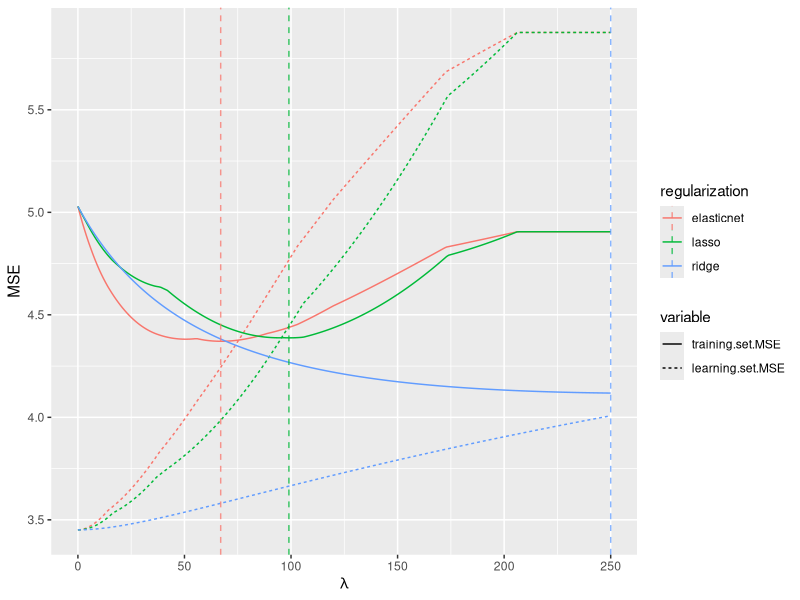
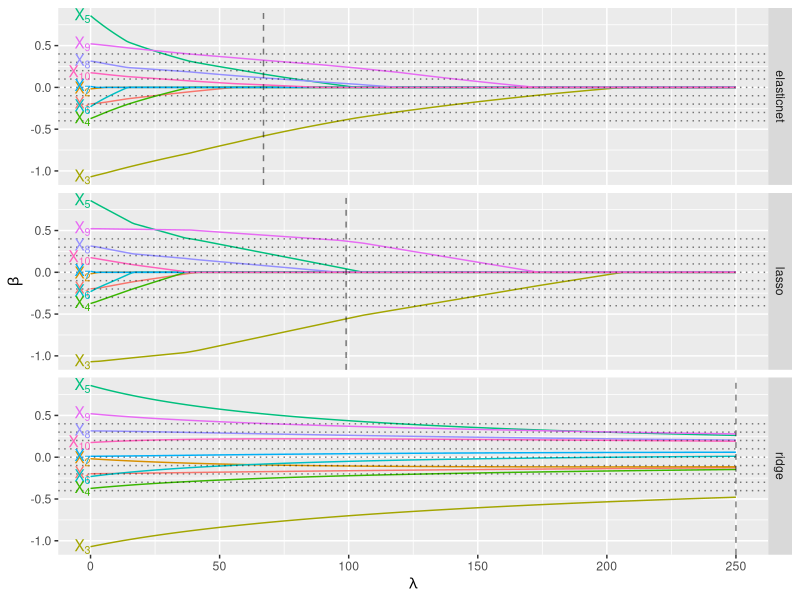
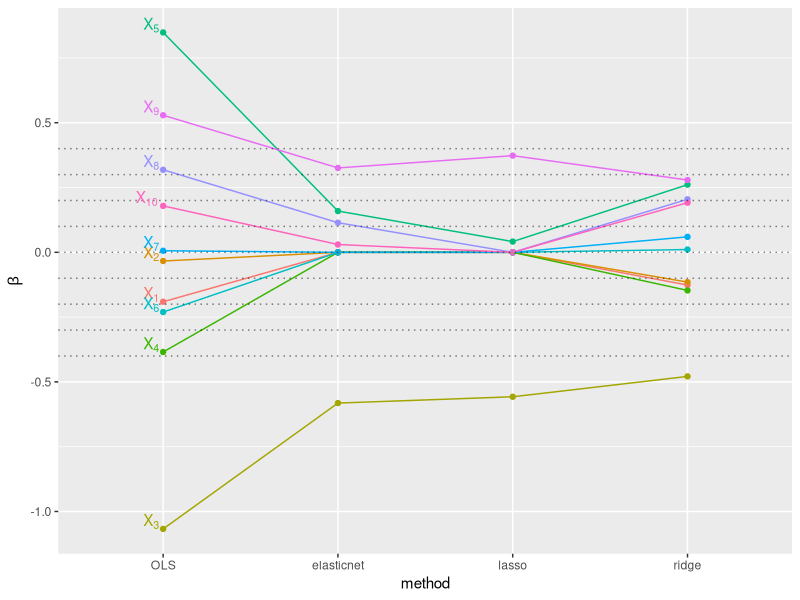
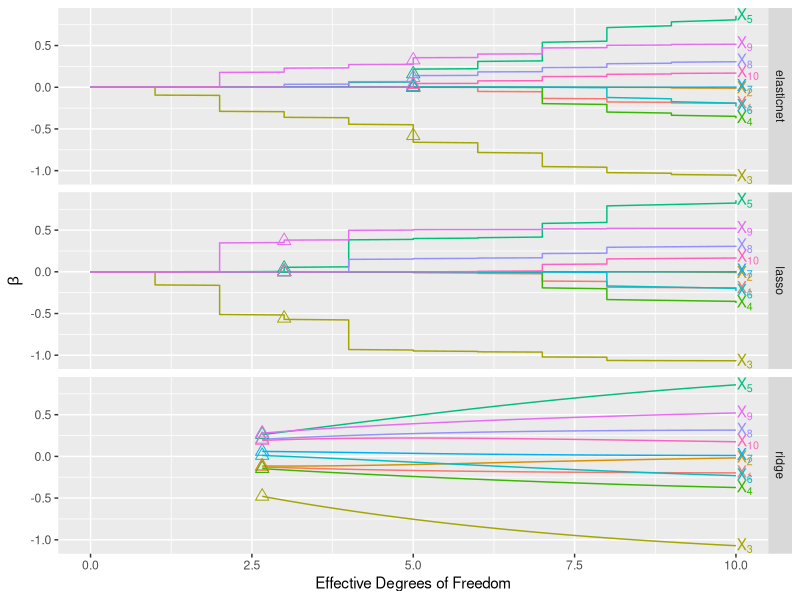
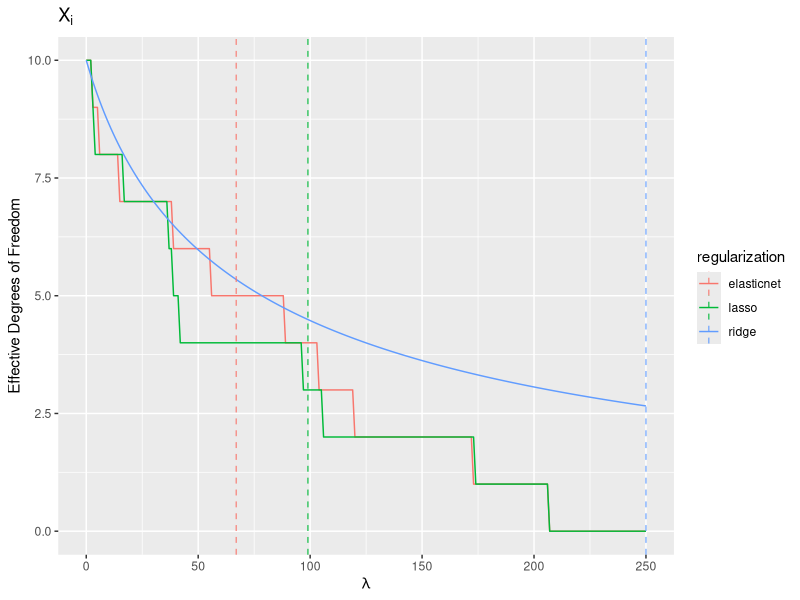

These charts were generated, in order, by the following R code:
### question 3 -- simulation study
library(MASS) # for multivariate normal random variables
library(glmnet) # for regression routines
library(ggplot2) # for plotting
library(reshape2)

.ar1CovMatrix <- function(n,rho) {
  ### there's got to be a slick way to do this.
  rows <- 1:n
  exp.mat <- matrix(data=sapply(X=rows,FUN=function(i){abs(i-rows)}),ncol=n,byrow=T)
  return(rho ^ exp.mat)
}

### simulation parameters
J <- 10 # number of covariates
beta <- c((-J/2 + 1):0,0:(J/2-1)) / 10 # true coefficients
sigma <- 2 # variance for Y | X
rho <- 0.5 # variance for AR(1) structure
lambda.values <- 0:250

n.learning.set <- 100
n.training.set <- 1000

.generateDataSet <- function(n.obs) {
  ### make X according to N(0,Gamma), Gamma follows AR(1)
  gamma <- .ar1CovMatrix(n=J, rho=rho)
  X.learningSet <- mvrnorm(n=n.obs, mu=rep(0,times=J), Sigma=gamma)
  
  ### make Y according to Y | X ~ N(Xbeta,sigma^2)
  Y.learningSet <- rnorm(n=n.obs, mean=X.learningSet %*% beta, sd=sigma)

  ### format output
  dataSet <- cbind(X.learningSet,Y.learningSet)
  colnames(dataSet) <- c(paste("X[", 1:J, "]",sep=""),"Y")
  return(dataSet)
}

learning.set <- .generateDataSet(n.learning.set)
training.set <- .generateDataSet(n.training.set)

### visualize learning set
melted.learning.set <- melt(data=as.data.frame(learning.set),id.vars=c("Y"))

### make scatterplot grid of Y vs. X_j
scatterplot.grid <- ggplot(data=melted.learning.set,aes(y=Y,x=value,group=variable)) + geom_point() + facet_wrap(~ variable)

### look at individual distributions of X_j's, Y, and X*beta
viz.data <- cbind(learning.set,learning.set[,-11]%*%beta)
colnames(viz.data) <- c(colnames(learning.set),"X*beta")

covariate.boxplot <- ggplot(data=melt(data=as.data.frame(viz.data))) + stat_boxplot(aes(x=variable,y=value))

### examine properties of elastic net
### glm-net parametrization has the following:
###   alpha = 0 == ridge
###   alpha = 1 == LASSO
###   alpha = 1/3 == elastic net
# 
# regularization <- "elasticnet"
.makeAndAnalyzeGlmnet <- function(regularization="ridge",standardize=T,intercept=T) {
  # set glmnet's alpha and lambda to coincide with classical parametrization
  switch(regularization,
         ridge = {alpha <-0; lambda <- lambda.values / n.learning.set},
         lasso = {alpha <- 1; lambda <- lambda.values/(2*n.learning.set)},
         elasticnet = {alpha <- 1/3; lambda <- 3*lambda.values/(2*n.learning.set)}
         )
  
  glmnet.obj <- glmnet(x=learning.set[,1:J],y=learning.set[,J+1],family="gaussian",alpha=alpha,lambda=lambda,standardize=standardize,intercept=intercept)
  
  ### place lambda back on original scale and calculate df
  switch(regularization,
         ridge = {lambda <- glmnet.obj$lambda * n.learning.set;
                  df <- .calcRidgeDF(lambda)},
         lasso = {lambda <-  2 * n.learning.set * glmnet.obj$lambda;
                  df <- glmnet.obj$df},
         elasticnet = {lambda <- 2*n.learning.set * glmnet.obj$lambda / 3 ;
                       df <- glmnet.obj$df}
  )
  ### extract coefficients and bundle relevant data into a df
  glmnet.df <- data.frame(regularization, lambda, df, t(as.matrix(glmnet.obj$beta)),check.names=F ) 
  colnames(glmnet.df)[1:3] <- c("regularization", "lambda", "df")
  
  ### check out MSE's
  glmnet.df <- within(data=glmnet.df,expr={
    learning.set.MSE <- .calculateMSE(glmnet.obj, new.data=learning.set[,1:J], true.values=learning.set[,J+1])
    training.set.MSE <- .calculateMSE(glmnet.obj, new.data=training.set[,1:J], true.values=training.set[,J+1])
  })
   
  return(list(glmnet.object=glmnet.obj,data.frame=glmnet.df))
}

.calcRidgeDF <- function(lambda) {
  df.seq <- sapply(X=lambda,FUN=function(l){
    design.mat.svd <- svd(learning.set[,1:J])
    singular.values <- design.mat.svd$d
    numerator <- singular.values^2
    denominator <- (numerator + l)
    sum(numerator / denominator)
  })
  return(df.seq)
}
.calculateMSE <- function(glmnet.object, new.data, true.values) {
  Y.hat <- predict(object=glmnet.object,newx=new.data,type="response")
  apply(X=Y.hat, MARGIN=2,
        FUN=function(predicted.values){mean((true.values - predicted.values)^2)}
  )
}

.makePlots <- function(glmnet.df,display.plots=F) {

  ### melt down for visualization; exclude MSE's
  viz.data1 <- melt(data=glmnet.df[,-c(J+4,J+5)],id.vars=c("regularization","lambda","df"))
  
  ### check out beta vs. lambda
  beta.vs.lambda <- ggplot(data=viz.data1,aes(x=lambda,y=value,colour=variable,shape=variable)) + geom_hline(yintercept=beta,alpha=0.25,lty=2) + geom_line() + labs(x=expression(lambda), y=expression(beta)) # + geom_point() 
  
  
  ### check out DF vs. lambda:
  df.vs.lambda <- switch(regularization,
         ridge={
           ggplot(data=coef.df) + geom_line(aes(x=lambda,y=df))
         },
         lasso={
           ggplot(data=coef.df) + geom_step(aes(x=lambda,y=df)) + geom_hline(yintercept=0,lty=2,alpha=0.5)
         },
         elasticnet={
           ggplot(data=coef.df) + geom_step(aes(x=lambda,y=df)) + geom_hline(yintercept=0,lty=2,alpha=0.5)
         }
  )
  df.vs.lambda <- df.vs.lambda + labs(x=expression(lambda),y="Effective Degrees of Freedom")
  
  ### look at beta vs. df
  beta.vs.df <- ggplot(data=viz.data1,aes(y=value,x=df,colour=variable,shape=variable)) + geom_line() + labs(x="Effective Degrees of Freedom", y=expression(beta))
  
  ### check out MSE's
  learning.set.MSE <- .calculateMSE(glmnet.object, new.data=learning.set[,1:J], true.values=learning.set[,J+1])
  training.set.MSE <- .calculateMSE(glmnet.object, new.data=training.set[,1:J], true.values=training.set[,J+1])
  
  ls.MSE.plot <- ggplot(data=data.frame(lambda=lambda, MSE=learning.set.MSE),aes(x=lambda)) + geom_line(aes(y=MSE)) + labs(x=expression(lambda),y="MSE",title=expression(paste("Learning set MSE vs. ",lambda)))
  
  ts.MSE.plot <- ggplot(data=data.frame(lambda=lambda, MSE=training.set.MSE),aes(x=lambda)) + geom_line(aes(y=MSE)) + labs(x=expression(lambda),y="MSE",title=expression(paste("Training set MSE vs. ",lambda)))
  
  if (display.plots) {
    show(beta.vs.lambda)
    show(df.vs.lambda)
    show(beta.vs.df)
    show(ls.MSE.plot)
    show(ts.MSE.plot)
  } 
  
  return(list(p1=beta.vs.lambda,p2=df.vs.lambda,p3=beta.vs.df,p4=ls.MSE.plot,p5=ts.MSE.plot))
}


set.seed(1234)

.calcOLSCoefs <- function(X,Y) {
  t.X <- t(X)
  solve(t.X %*% X) %*% t.X %*% Y
}

simulation.study1 <- .makeAndAnalyzeGlmnet()
simulation.study3 <- .makeAndAnalyzeGlmnet(regularization="lasso")
simulation.study2 <- .makeAndAnalyzeGlmnet(regularization="elasticnet")

combined.df <- rbind(simulation.study1$data.frame,simulation.study2$data.frame,simulation.study3$data.frame)

ridge.t.MSE.min.indx <- which.min(simulation.study1$data.frame$training.set.MSE)
enet.t.MSE.min.indx <- which.min(simulation.study2$data.frame$training.set.MSE)
lasso.t.MSE.min.indx <- which.min(simulation.study3$data.frame$training.set.MSE)

location.of.MSE.mins <- rbind(simulation.study1$data.frame[ridge.t.MSE.min.indx,],simulation.study2$data.frame[enet.t.MSE.min.indx,],simulation.study3$data.frame[lasso.t.MSE.min.indx,])

melted.df <- melt(data=combined.df,id.vars=c("lambda","df","regularization")); head(melted.df)
mse.indx <- which(melted.df$variable %in% c("learning.set.MSE","training.set.MSE"))

### look at MSE vs. lambda for training and learning sets
ggplot(data=melted.df[mse.indx,],aes(x=lambda,y=value,color=regularization,lty=variable)) + geom_line() + geom_vline(data=location.of.MSE.mins,aes(xintercept=lambda,color=regularization),lty=8,alpha=0.75) + labs(x=expression(lambda),y="MSE")

### look at how coefficients vary with lambda
ggplot(data=melted.df[-mse.indx,],aes(x=lambda,y=value,color=variable)) + geom_line(show_guide=F) + geom_hline(yintercept=beta,alpha=0.5,lty=3) +  geom_vline(data=location.of.MSE.mins,aes(xintercept=lambda),lty=8,alpha=0.5) + geom_text(data=subset(x=melted.df[-mse.indx,],subset={lambda==0}),aes(label=variable,x=0,y=value,color=variable,group=regularization),show_guide=F,hjust=1,parse=T) + facet_grid(regularization~.) + labs(x=expression(lambda),y=expression(beta))

### compare "optimal" coefficients between all 4 methods
beta.OLS <- .calcOLSCoefs(X=learning.set[,1:J],Y=learning.set[,J+1])
extra.info <- rbind(data.frame(regularization="OLS",lambda=0,df=J,t(beta.OLS),learning.set.MSE=0,training.set.MSE=0,check.names=F),location.of.MSE.mins)
ggplot(data=melt(extra.info[,-(14:15)],id.vars=c("lambda","df","regularization")),aes(x=regularization,y=value,color=variable,group=variable)) + geom_point(show_guide=F) + geom_line(show_guide=F) + geom_hline(yintercept=beta,alpha=0.5,lty=3) + geom_text(data=melt(extra.info[1,-(14:15)],id.vars=c("lambda","df","regularization")),aes(label=variable,x=as.factor("OLS"),y=value),hjust=1.25,vjust=0,show_guide=F,parse=T) + labs(x="method",y=expression(beta))

### look at beta vs. df
ggplot(data=melted.df[-mse.indx,],aes(x=df,y=value,color=variable)) + geom_line(show_guide=F) + geom_point(data=melt(location.of.MSE.mins[,-(14:15)],id.vars=c("lambda","df","regularization")),aes(x=df,y=value),size=3,shape=2,show_guide=F) + geom_text(data=subset(x=melted.df[-mse.indx,],subset={df==10 & lambda==0}),aes(label=variable,x=10,y=value,color=variable,group=regularization),show_guide=F,hjust=-.05,parse=T) +  facet_grid(regularization~.) + labs(x="Effective Degrees of Freedom",y=expression(beta))

### check out df vs. lambda
ggplot(data=melted.df[-mse.indx,],aes(x=lambda,y=df,color=regularization)) + geom_line() + geom_vline(data=location.of.MSE.mins,aes(xintercept=lambda,color=regularization),lty=8,alpha=0.75)  + labs(x=expression(lambda),y="Effective Degrees of Freedom",title=expression(X[i]))

